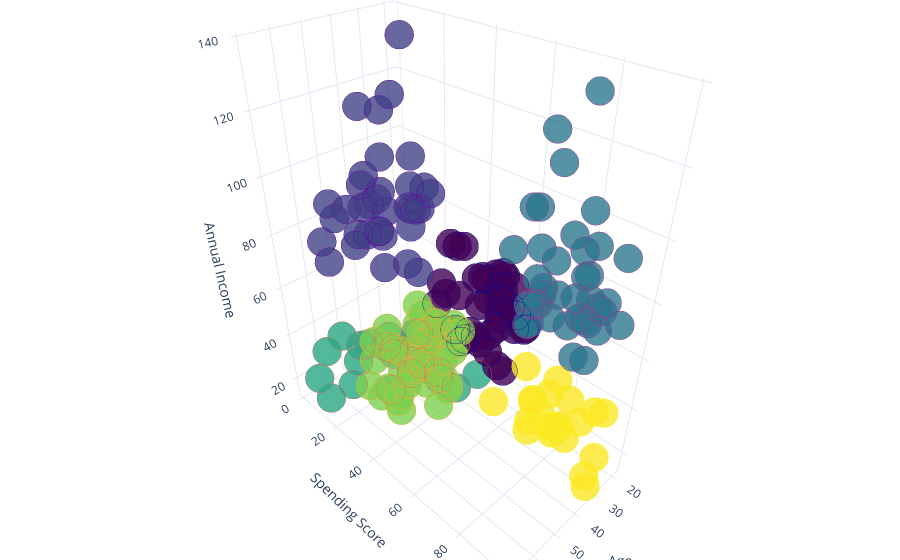

Notebook source saved alongside this figure:
### Code cell
import plotly.offline as py
from plotly.offline import init_notebook_mode, iplot
import plotly.graph_objs as go
from plotly import tools
init_notebook_mode(connected = True)

trace1 = go.Scatter3d(
    x= data3['Age'],
    y= data3['Spending Score (1-100)'],
    z= data3['Annual Income (k$)'],
    text= data3['kmeans'],
    mode='markers',
     marker=dict(
        color = data3['kmeans'], 
        colorscale='Viridis',
        size= 10,
        line=dict(
            color= data3['kmeans'],
            width= 12
        ),
        opacity=0.8
     )
)
df = [trace1]

layout = go.Layout(
    title = 'Character vs Gender vs Alive or not',
    margin=dict(
        l=0,
        r=0,
        b=0,
        t=0  
    ),
    scene = dict(
            xaxis = dict(title  = 'Age'),
            yaxis = dict(title  = 'Spending Score'),
            zaxis = dict(title  = 'Annual Income')
        ),
    template='plotly_white', 
)

fig = go.Figure(data = df, layout = layout)
py.iplot(fig)

### Figure 1 — Plotly figure (JSON) as saved in the notebook; plotly's stock layout.template omitted (floating-point values rounded to 4 significant figures; data arrays with more than 128 entries replaced by an {"elided": "..."} marker saying what was removed)
{"data": [{"marker": {"color": {"elided": "200 int values"}, "colorscale": [[0, "#440154"], [0.1111, "#482878"], [0.2222, "#3e4989"], [0.3333, "#31688e"], [0.4444, "#26828e"], [0.5556, "#1f9e89"], [0.6667, "#35b779"], [0.7778, "#6ece58"], [0.8889, "#b5de2b"], [1, "#fde725"]], "line": {"color": {"elided": "200 int values"}, "width": 12}, "opacity": 0.8, "size": 10}, "mode": "markers", "text": {"elided": "200 int values"}, "type": "scatter3d", "x": {"elided": "200 int values"}, "y": {"elided": "200 int values"}, "z": {"elided": "200 int values"}}], "layout": {"margin": {"b": 0, "l": 0, "r": 0, "t": 0}, "scene": {"xaxis": {"title": {"text": "Age"}}, "yaxis": {"title": {"text": "Spending Score"}}, "zaxis": {"title": {"text": "Annual Income"}}}, "title": {"text": "Character vs Gender vs Alive or not"}}}
